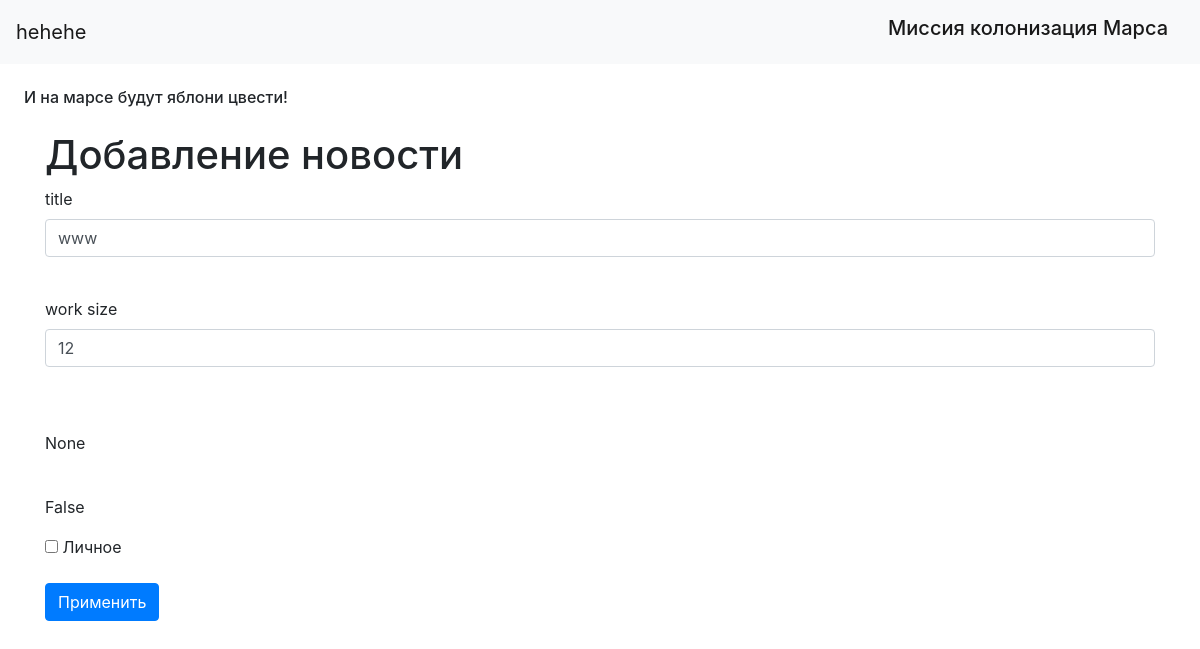
The page /news/2 (signed in) on the database its author committed.
### data/users.py (models this page shows, shortened)
class User(SqlAlchemyBase, UserMixin):
    __tablename__ = 'users'
    id = sqlalchemy.Column(sqlalchemy.Integer,
                           primary_key=True, autoincrement=True)
    surname = sqlalchemy.Column(sqlalchemy.String)
    name = sqlalchemy.Column(sqlalchemy.String)
    age = sqlalchemy.Column(sqlalchemy.Integer)
    position = sqlalchemy.Column(sqlalchemy.String)
    speciality = sqlalchemy.Column(sqlalchemy.String)
    address = sqlalchemy.Column(sqlalchemy.String)
    email = sqlalchemy.Column(sqlalchemy.String, unique=True)
    hashed_password = sqlalchemy.Column(sqlalchemy.String)
    modified_date = sqlalchemy.Column(sqlalchemy.DateTime,
                                      default=datetime.datetime.now)
    news = orm.relationship('News', back_populates='user')

### data/news.py (models this page shows)
class News(SqlAlchemyBase):
    __tablename__ = 'news'
    id = sqlalchemy.Column(sqlalchemy.Integer,
                           primary_key=True, autoincrement=True)
    team_leader = sqlalchemy.Column(sqlalchemy.Integer, sqlalchemy.ForeignKey("users.id"))
    job = sqlalchemy.Column(sqlalchemy.String)
    work_size = sqlalchemy.Column(sqlalchemy.Integer)
    collaborators = sqlalchemy.Column(sqlalchemy.String)
    start_date = sqlalchemy.Column(sqlalchemy.DateTime)
    end_date = sqlalchemy.Column(sqlalchemy.DateTime)
    is_finished = sqlalchemy.Column(sqlalchemy.Boolean)
    categories = orm.relationship("Category",
                                  secondary="association",
                                  backref="news")
    user = orm.relationship('User')

### main.py (the view, shortened to what this page needs)
@app.route('/news/<int:id>', methods=['GET', 'POST'])
@login_required
def edit_news(id):
    form = NewsForm()
    if request.method == "GET":
        db_sess = db_session.create_session()
        news = db_sess.query(News).filter(
            News.id == id,
            News.user == current_user).first()
        if news:
            form.job.data = news.job
            form.work_size.data = news.work_size
            form.collaborators = news.collaborators
            form.is_finished = news.is_finished
        else:
            abort(404)
    return render_template('news.html',
                           title='Редактирование новости',
                           form=form)

### forms/news.py
class NewsForm(FlaskForm):
    is_private = BooleanField("Личное")
    job = StringField('title')
    work_size = IntegerField('work size')
    collaborators = StringField('collaborators')
    is_finished = BooleanField('is finished')
    submit = SubmitField('Применить')

### data/db_session.py (called while the page is built)
def create_session() -> Session:
    global __factory
    return __factory()

### main.py (called while the page is built)
@login_manager.user_loader
def load_user(user_id):
    db_sess = db_session.create_session()
    return db_sess.query(User).get(user_id)

### templates/news.html (shortened to what this page needs)
{% extends "base.html" %}
{% block content %}
<h1>Добавление новости</h1>
<form action="" method="post">
    <p>
        {{ form.job.label }}<br>
        {{ form.job(class="form-control") }}<br>
    </p>
    <p>
        {{ form.work_size.label }}<br>
        {{ form.work_size(class="form-control") }}<br>
    </p>
    <p>
        {{ form.collaborators.label }}<br>
        {{ form.collaborators}}<br>
    </p>
                <p>
        {{ form.is_finished.label }}<br>
        {{ form.is_finished}}<br>
    </p>
    <p>{{ form.is_private() }} {{ form.is_private.label }}</p>
    <p>{{ form.submit(type="submit", class="btn btn-primary") }}</p>
</form>
{% endblock %}

### templates/base.html (shortened to what this page needs)
<!DOCTYPE html>
<html lang="en">
<head>
    <link rel="stylesheet"
          href="https://stackpath.bootstrapcdn.com/bootstrap/4.4.1/css/bootstrap.min.css"
>
    <link rel="stylesheet" href="../static/css/style.css">
</head>
<body>
<header>
    <nav class="navbar navbar-light bg-light">
        {% if current_user.is_authenticated %}
        <a class="navbar-brand" href="/logout">{{ current_user.name }}</a>
        {% else %}
        <p>
            <a class="btn btn-primary " href="/register">Зарегистрироваться</a>
            <a class="btn btn-success" href="/login">Войти</a>
        </p>
        {% endif %}
        <h1 class="navbar-brand" href="#">Миссия колонизация Марса</h1>
    </nav>
</header>
<h6>И на марсе будут яблони цвести!</h6>
<main role="main" class="container">
    {% block content %}{% endblock %}
</main>
</body>
</html>

### static/css/style.css (style rules this page uses)
h6 { margin: 1.5rem; }

### rows shown on the page
User: name "hehehe"
News: job "www", work_size "12"
